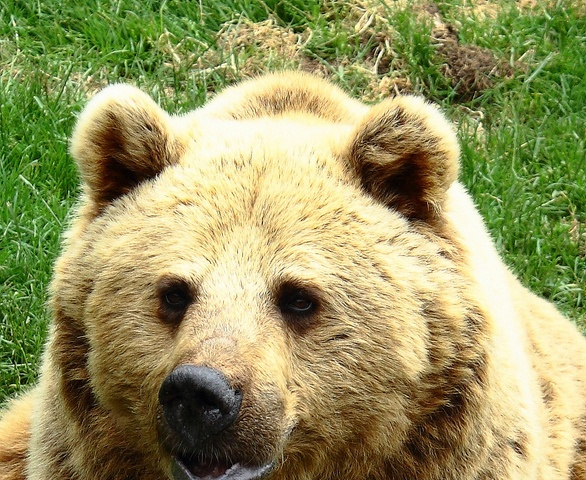
#> input picture 01_basics/assets/bear.jpg, 586 x 480 px, given in place of the camera
$ python 00_testcamera.py
#> lines starting #> are read from the running program, lines starting #| are printed output that depends on the picture; after the words box and inside, x2 and y2 are one past the last pixel; in counts of white or black regions, pixels touching at a corner belong together
import cv2

vid = cv2.VideoCapture(0)

while (True):

    # Capture the video frame
    # by frame
    ret, frame = vid.read()
#> frame is the input picture: shape (480, 586, 3); mean B, G, R 97.1, 150.2, 151.5
    img = frame
    cv2.imshow('orginal2_img', img)

    gray = cv2.cvtColor(src=img, code=cv2.COLOR_BGR2GRAY)
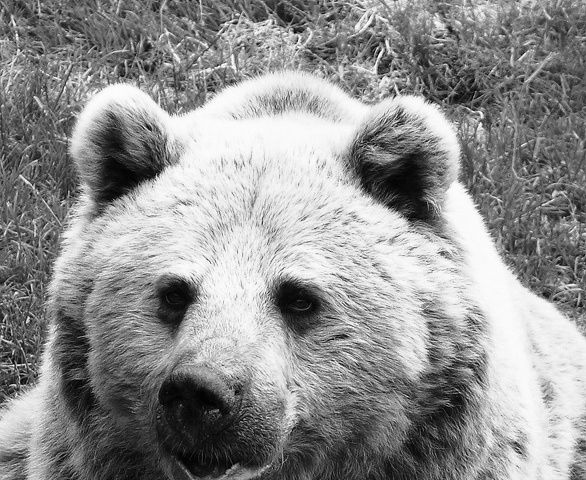
#> gray: shape (480, 586); min 0, max 255, mean 144.6
    cv2.imshow('grey', gray)

    blur = cv2.GaussianBlur(src=gray, ksize=(5, 5), sigmaX=50)
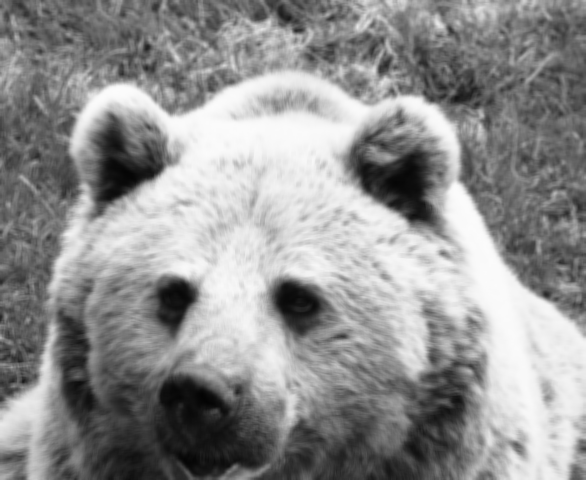
#> blur: shape (480, 586); min 3, max 252, mean 144.6
    cv2.imshow('blur', blur)

    edges = cv2.Canny(image=blur, threshold1=70, threshold2=200)
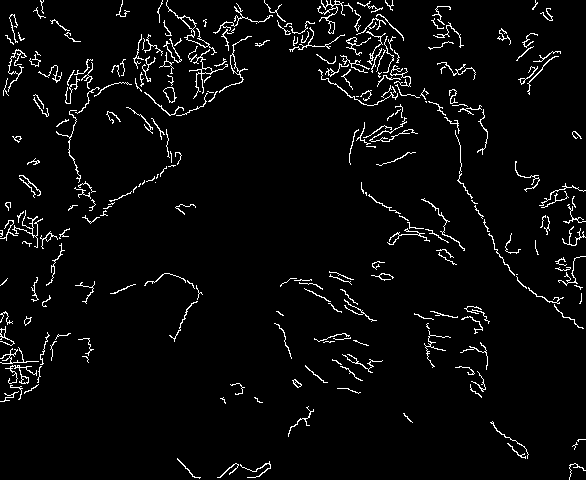
#> edges: shape (480, 586); 3.9% white in thin lines or dots
    cv2.imshow('edges',edges)

    # thresh = cv2.threshold(src=blur, thresh=180, maxval=255, type=cv2.THRESH_BINARY)[1]
    # cv2.imshow('thresh', thresh)

    contours = cv2.findContours(image=edges, mode=cv2.RETR_LIST, method=cv2.CHAIN_APPROX_SIMPLE)[0]
#> contours = 285 contours, 244 with area under 20; largest, box (x1, y1, x2, y2) and area: (166, 0, 217, 55) 126, (163, 87, 177, 103) 114, (219, 36, 252, 93) 110, (163, 87, 175, 103) 104, (317, 0, 345, 34) 98
    print(len(contours))
#| 285

    # [4 lines of commented-out code are left out]
    max_area = 0
    idx_area = -1
    for idx, contour in enumerate(contours):
        area = cv2.contourArea(contour=contour, oriented=True)
        if area > max_area:
            max_area = area
            idx_area = idx
#> this loop made 285 passes
#> (area, max_area) on passes 24, 182: (38, 38), (103.5, 103.5)
#> area on passes 1 to 6: -6.5, -19, -19.5, -16.5, -13, -1
#> after the loop, idx_area = 181; max_area = 103.5
    print(f'[INFO] Indeks konturu o największym polu: {idx_area}\nPole: {max_area}')
#| [INFO] Indeks konturu o największym polu: 181
#| Pole: 103.5
    #
#> (the run stopped early here; a loop or call above may not have finished)

$ run again, on 01_basics/assets/guido.jpg
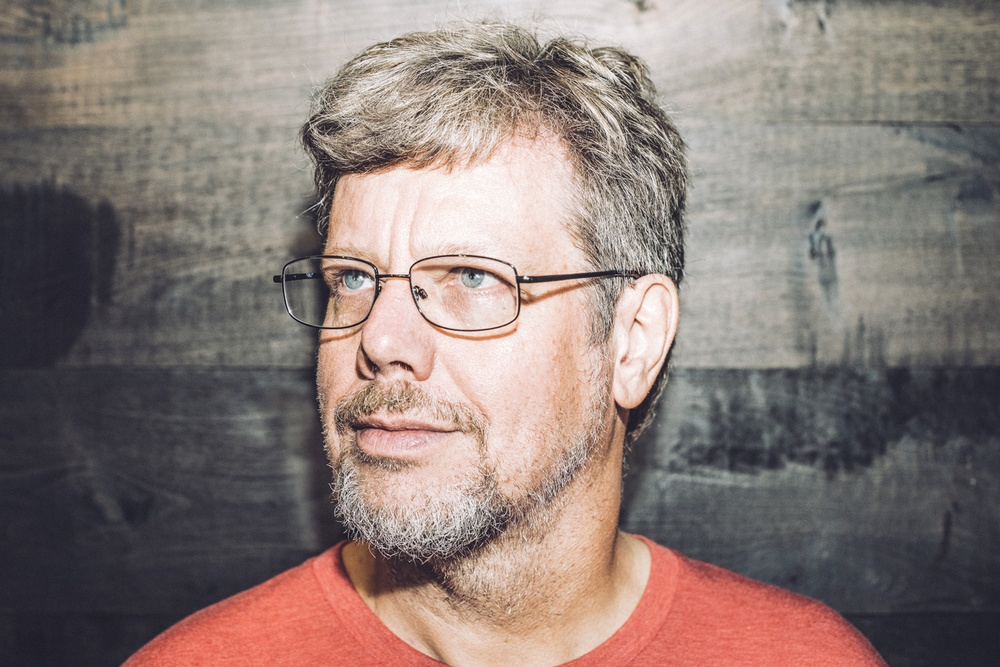
#> input picture 01_basics/assets/guido.jpg, 1000 x 667 px, shrunk from 1500 x 1000 before the run, given in place of the camera
#> frame is the input picture: shape (667, 1000, 3); mean B, G, R 119.1, 124, 138.8
#> `gray = cv2.cvtColor(src=img, code=cv2.COLOR_BGR2GRAY)`:
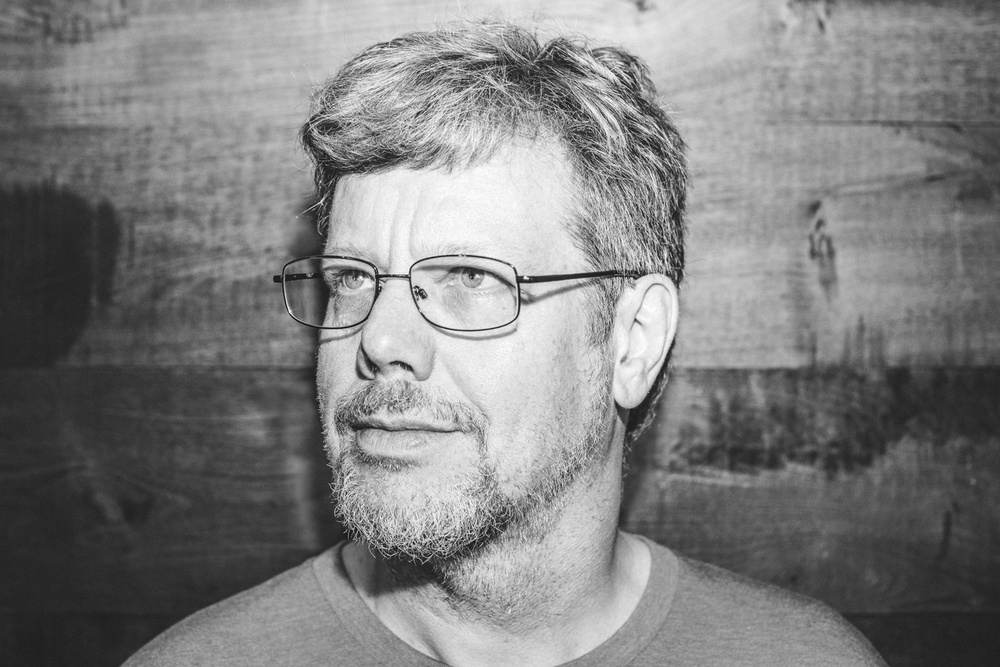
#> gray: shape (667, 1000); min 3, max 255, mean 127.9
#> `edges = cv2.Canny(image=blur, threshold1=70, threshold2=200)`:
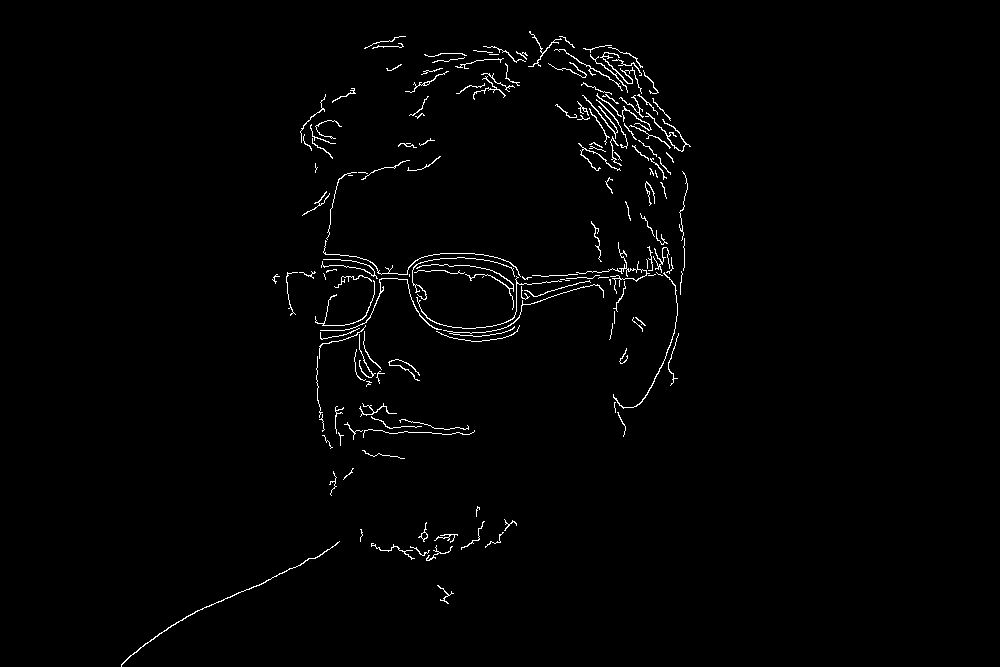
#> edges: shape (667, 1000); 1.4% white in thin lines or dots, all inside (x1, y1, x2, y2) = (121, 31, 691, 667)
#> contours = 162 contours, 138 with area under 20; largest, box (x1, y1, x2, y2) and area: (121, 541, 340, 667) 98, (590, 52, 642, 94) 67, (613, 272, 678, 409) 54, (645, 112, 691, 152) 54, (582, 95, 618, 139) 48
#| 162
#> the loop `for idx, contour in enumerate(contours):` made 162 passes
#> area on passes 1 to 3: -15, -9, -15
#> after the loop `for idx, contour in enumerate(contours):`: idx_area = 6; max_area = 29.5
#| [INFO] Indeks konturu o największym polu: 6
#| Pole: 29.5
